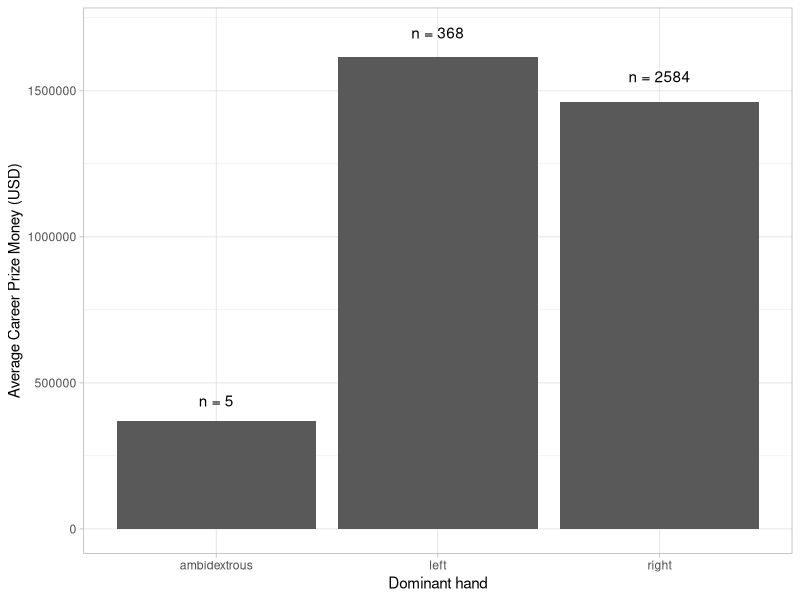

Generate this figure with R:
#dominant hand x money prize 

library(tidyverse)

tennis_players_data <- read_csv("data/huge_csv.csv")

dominant_hand_filtered <- tennis_players_data |> 
  filter(!is.na(dominant_hand)) |> 
  print()

count(dominant_hand_filtered, dominant_hand)

ggplot(data = dominant_hand_filtered) +
  aes(x = dominant_hand, y = prize_money) +
  theme_light()+
  geom_bar(stat = "summary", fun = mean) + 
  annotate("text",                        
           x = 'right', y = 1550000, 
           label = "n = 2584", 
           family = 'sans')+
  annotate("text", 
           x = 'left', y = 1700000, 
           label = "n = 368", 
           family = 'sans') +
  annotate("text", 
           x = 'ambidextrous', y = 440000, 
           label = "n = 5", 
           family = 'sans') + 
  labs(x = 'Dominant hand',                            
       y = 'Average Career Prize Money (USD)') 
  



